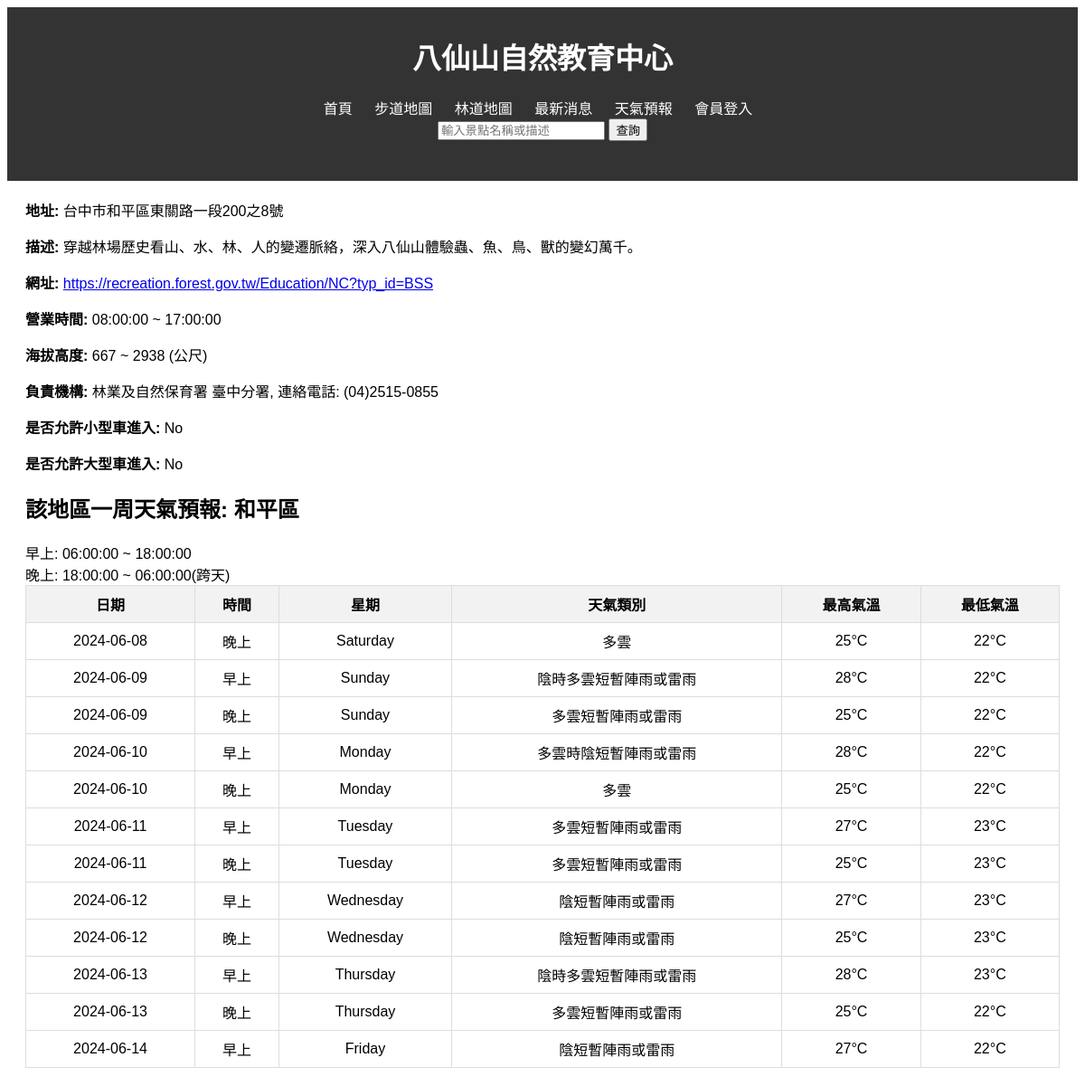
The page /details.php?id=19 on the database its author committed.
### tables this page shows
CREATE TABLE `location_info` (
  `id` int(11) NOT NULL,
  `location_name` varchar(100) NOT NULL,
  `page_url` varchar(255) NOT NULL,
  `opening_time` time DEFAULT NULL,
  `closing_time` time DEFAULT NULL,
  `address` varchar(255) NOT NULL,
  `altitude_min` int(11) DEFAULT NULL,
  `altitude_max` int(11) DEFAULT NULL,
  `description` text DEFAULT NULL,
  `TR_ID` int(11) DEFAULT NULL,
  `coordinates` point DEFAULT NULL,
  `small_vehicle_allowed` tinyint(1) DEFAULT NULL,
  `large_vehicle_allowed` tinyint(1) DEFAULT NULL,
  `District_ID` varchar(7) NOT NULL,
  `Type_ID` int(11) NOT NULL,
  `activity_intensity` int(1) DEFAULT NULL
);

CREATE TABLE `tr_admin` (
  `TR_ID` int(11) NOT NULL,
  `TR_Name` varchar(10) DEFAULT NULL,
  `TR_Phone` varchar(15) DEFAULT NULL,
  `TR_Address` varchar(50) DEFAULT NULL
);

CREATE TABLE `district` (
  `District_ID` varchar(4) NOT NULL,
  `City_ID` varchar(3) NOT NULL,
  `District` varchar(6) NOT NULL
);

CREATE TABLE `weather_forecast` (
  `Start_Time` datetime NOT NULL,
  `End_Time` datetime NOT NULL,
  `District_ID` varchar(4) NOT NULL,
  `Weather_Type_ID` int(11) DEFAULT NULL,
  `MaxTemperature` int(11) DEFAULT NULL,
  `MinTemperature` int(11) DEFAULT NULL,
  `Remarks` varchar(255) DEFAULT NULL
);

CREATE TABLE `weather_types` (
  `Weather_Type_ID` int(11) NOT NULL,
  `Weather_Type` varchar(255) DEFAULT NULL
);

### details.php (the view, shortened to what this page needs)
<?php
include 'db.php';
$id = $_GET['id'];
$sql = "SELECT * FROM `location_info` WHERE id = $id";
$result = $conn->query($sql);
if ($result->num_rows > 0) {
    $location = $result->fetch_assoc();
} else {
    echo "找不到該景點的詳細訊息。";
    exit();
}
$district_id = $location['District_ID'];
$sql_district = "SELECT * FROM district WHERE District_ID = '$district_id'";
$result_district = $conn->query($sql_district);
if ($result_district->num_rows > 0) {
    $district = $result_district->fetch_assoc();
} else {
    echo "找不到該區的詳細訊息。";
    exit();
}
$sql_weather = "SELECT wf.Start_Time, wf.End_Time, wt.Weather_Type, wf.MaxTemperature, wf.MinTemperature, wf.Remarks
                FROM weather_forecast wf
                JOIN weather_types wt ON wf.Weather_Type_ID = wt.Weather_Type_ID
                WHERE wf.District_ID = '$district_id'
                AND wf.Start_Time >= CURDATE() AND wf.End_Time < DATE_ADD(CURDATE(), INTERVAL 7 DAY)
                ORDER BY wf.Start_Time";
$result_weather = $conn->query($sql_weather);
$forecast_data = [];
if ($result_weather->num_rows > 0) {
    while ($row = $result_weather->fetch_assoc()) {
        $forecast_data[] = $row;
    }
}
$tr_id = $location['TR_ID'];
$sql_tr = "SELECT TR_Name, TR_Phone FROM tr_admin WHERE TR_ID = '$tr_id'";
$result_tr = $conn->query($sql_tr);
if ($result_tr->num_rows > 0) {
    $tr_info = $result_tr->fetch_assoc();
    $managing_department = $tr_info['TR_Name'] . ', 連絡電話: ' . $tr_info['TR_Phone'];
} else {
    $managing_department = "未知";
}
?>
<!DOCTYPE html>
<html lang="en">
<head>
    <link rel="stylesheet" href="styles.css">
</head>
<body>
<header>
<h1><?php echo $location['location_name']; ?></h1>
        <nav>
            <ul>
                <li><a href="index.php">首頁</a></li>
                <li><a href="trails.php">步道地圖</a></li>
                <li><a href="leaflet.php">林道地圖</a></li>
                <li><a href="news.php">最新消息</a></li>
                <li><a href="weather.php">天氣預報</a></li>
                <li><a href="login.php">會員登入</a></li>
                <li>
                    <form method="GET" action="results.php">
                        <input type="text" id="search" name="search" placeholder="輸入景點名稱或描述">
                        <input type="submit" value="查詢">
                    </form>
                </li>
            </ul>
        </nav>
    </header>
    <main>
        <p><strong>地址:</strong> <?php echo $location['address']; ?></p>
        <p><strong>描述:</strong> <?php echo $location['description']; ?></p>
        <p><strong>網址:</strong> <a href="<?php echo $location['page_url']; ?>" target="_blank"><?php echo $location['page_url']; ?></a></p>
        <p><strong>營業時間:</strong> <?php echo $location['opening_time']; ?> ~ <?php echo $location['closing_time']; ?></p>
        <p><strong>海拔高度:</strong> <?php echo $location['altitude_min']; ?> ~ <?php echo $location['altitude_max']; ?> (公尺)</p>
        <p><strong>負責機構:</strong> 林業及自然保育署 <?php echo $managing_department; ?></p>
        <p><strong>是否允許小型車進入:</strong> <?php echo $location['small_vehicle_allowed'] ? 'Yes' : 'No'; ?></p>
        <p><strong>是否允許大型車進入:</strong> <?php echo $location['large_vehicle_allowed'] ? 'Yes' : 'No'; ?></p>
        <h2>該地區一周天氣預報:  <?php echo $district['District']; ?></h2>
        <div> 早上: 06:00:00 ~ 18:00:00</div>
        <div> 晚上: 18:00:00 ~ 06:00:00(跨天)</div>
        <table>
            <thead>
                <tr>
                    <th>日期</th>
                    <th>時間</th>
                    <th>星期</th>
                    <th>天氣類別</th>
                    <th>最高氣溫</th>
                    <th>最低氣溫</th>
                </tr>
            </thead>
            <tbody>
                <?php if (!empty($forecast_data)): ?>
                    <?php foreach ($forecast_data as $data): ?>
                        <tr>
                            <td><?php echo date("Y-m-d", strtotime($data['Start_Time'])); ?></td>
                            <td colspan="1">
                                <?php
                                    $end_time = date("H:i:s", strtotime($data['End_Time']));
                                    if ($end_time == "06:00:00") {
                                        echo '晚上';
                                    } elseif ($end_time == "18:00:00") {
                                        echo '早上';
                                    }
                                ?>
                            </td>
                            <td><?php echo date("l", strtotime($data['Start_Time'])); ?></td>
                            <td><?php echo $data['Weather_Type']; ?></td>
                            <td><?php echo $data['MaxTemperature']; ?>°C</td>
                            <td><?php echo $data['MinTemperature']; ?>°C</td>
                        </tr>
                    <?php endforeach; ?>
                <?php else: ?>
                    <tr>
                        <td colspan="5">沒有對應天氣資料</td>
                    </tr>
                <?php endif; ?>
            </tbody>
        </table>
    </main>
</body>
</html>

### styles.css (style rules this page uses)
body { font-family: Arial, sans-serif; }
header { background-color: #333; color: white; padding: 10px 0; text-align: center; }
nav ul { list-style-type: none; padding: 0; }
nav ul li { display: inline; margin: 0 10px; }
nav ul li a { color: white; text-decoration: none; }
main { margin: 20px; }
table { width: 100%; border-collapse: collapse; }
table, th, td { border: 1px solid black; }
th, td { padding: 10px; text-align: left; }

### details.php (style rules this page uses)
table { width: 100%; border-collapse: collapse; }
th, td { border: 1px solid #ddd; padding: 8px; text-align: center; }
th { background-color: #f2f2f2; }

### rows shown on the page
location_info: location_name "八仙山自然教育中心", address "台中市和平區東關路一段200之8號", description "穿越林場歷史看山、水、林、人的變遷脈絡，深入八仙山體驗蟲、魚、鳥、獸的變幻萬千。", page_url "https://recreation.forest.gov.tw/Education/NC?typ_id=BSS", opening_time "08:00:00", closing_time "17:00:00", altitude_min "667", altitude_max "2938"
tr_admin: managing_department "臺中分署, 連絡電話: (04)2515-0855"
district: District "和平區"
weather_forecast: Start_Time "2024-06-08", shows "晚上", Start_Time "Saturday", Weather_Type_ID.Weather_Type "多雲", MaxTemperature "25", MinTemperature "22"
weather_forecast: Start_Time "2024-06-09", shows "早上", Start_Time "Sunday", Weather_Type_ID.Weather_Type "陰時多雲短暫陣雨或雷雨", MaxTemperature "28", MinTemperature "22"
weather_forecast: Start_Time "2024-06-09", shows "晚上", Start_Time "Sunday", Weather_Type_ID.Weather_Type "多雲短暫陣雨或雷雨", MaxTemperature "25", MinTemperature "22"
weather_forecast: Start_Time "2024-06-10", shows "早上", Start_Time "Monday", Weather_Type_ID.Weather_Type "多雲時陰短暫陣雨或雷雨", MaxTemperature "28", MinTemperature "22"
weather_forecast: Start_Time "2024-06-10", shows "晚上", Start_Time "Monday", Weather_Type_ID.Weather_Type "多雲", MaxTemperature "25", MinTemperature "22"
weather_forecast: Start_Time "2024-06-11", shows "早上", Start_Time "Tuesday", Weather_Type_ID.Weather_Type "多雲短暫陣雨或雷雨", MaxTemperature "27", MinTemperature "23"
weather_forecast: Start_Time "2024-06-11", shows "晚上", Start_Time "Tuesday", Weather_Type_ID.Weather_Type "多雲短暫陣雨或雷雨", MaxTemperature "25", MinTemperature "23"
weather_forecast: Start_Time "2024-06-12", shows "早上", Start_Time "Wednesday", Weather_Type_ID.Weather_Type "陰短暫陣雨或雷雨", MaxTemperature "27", MinTemperature "23"
weather_forecast: Start_Time "2024-06-12", shows "晚上", Start_Time "Wednesday", Weather_Type_ID.Weather_Type "陰短暫陣雨或雷雨", MaxTemperature "25", MinTemperature "23"
weather_forecast: Start_Time "2024-06-13", shows "早上", Start_Time "Thursday", Weather_Type_ID.Weather_Type "陰時多雲短暫陣雨或雷雨", MaxTemperature "28", MinTemperature "23"
weather_forecast: Start_Time "2024-06-13", shows "晚上", Start_Time "Thursday", Weather_Type_ID.Weather_Type "多雲短暫陣雨或雷雨", MaxTemperature "25", MinTemperature "22"
weather_forecast: Start_Time "2024-06-14", shows "早上", Start_Time "Friday", Weather_Type_ID.Weather_Type "陰短暫陣雨或雷雨", MaxTemperature "27", MinTemperature "22"
